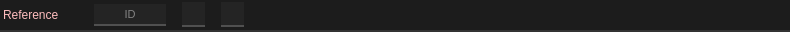
<?xml version="1.0" encoding="UTF-8"?>
<ui version="4.0">
 <class>Widget</class>
 <widget class="QWidget" name="Widget">
  <property name="geometry">
   <rect>
    <x>0</x>
    <y>0</y>
    <width>790</width>
    <height>32</height>
   </rect>
  </property>
  <property name="minimumSize">
   <size>
    <width>0</width>
    <height>0</height>
   </size>
  </property>
  <property name="maximumSize">
   <size>
    <width>16777215</width>
    <height>32</height>
   </size>
  </property>
  <property name="windowTitle">
   <string>Form</string>
  </property>
  <property name="styleSheet">
   <string notr="true">.QWidget {
    font: 580 10pt &quot;Segoe UI&quot;;
    border: 2px solid black;
    border-radius: 0px;
    border-left: 0px;
    border-right: 0px;
	border-top: 0px;
    border-color: rgba(50, 50, 50, 255);
    padding: 8px;
    padding-left: 6px;
    padding-right: 6px;
    color: #E3E3E3;
    background-color: #1C1C1C;
}

.QWidget::hover {
}
.QWidget::selected {
    background-color: #414956;
}</string>
  </property>
  <layout class="QVBoxLayout" name="verticalLayout">
   <property name="spacing">
    <number>0</number>
   </property>
   <property name="leftMargin">
    <number>0</number>
   </property>
   <property name="topMargin">
    <number>0</number>
   </property>
   <property name="rightMargin">
    <number>0</number>
   </property>
   <property name="bottomMargin">
    <number>0</number>
   </property>
   <item>
    <widget class="QFrame" name="frame">
     <property name="minimumSize">
      <size>
       <width>0</width>
       <height>32</height>
      </size>
     </property>
     <property name="maximumSize">
      <size>
       <width>16777215</width>
       <height>32</height>
      </size>
     </property>
     <property name="styleSheet">
      <string notr="true">.QFrame {
    font: 580 10pt &quot;Segoe UI&quot;;
    border: 2px solid black;
    border-radius: 0px;
    border-left: 0px;
    border-right: 0px;
	border-top: 0px;
    border-color: rgba(50, 50, 50, 255);
    color: #E3E3E3;
    background-color: #1C1C1C;
}

.QFrame::hover {
}
.QFrame::selected {
    background-color: #414956;
}</string>
     </property>
     <property name="frameShape">
      <enum>QFrame::StyledPanel</enum>
     </property>
     <property name="frameShadow">
      <enum>QFrame::Raised</enum>
     </property>
     <property name="lineWidth">
      <number>0</number>
     </property>
     <layout class="QHBoxLayout" name="horizontalLayout_2">
      <property name="spacing">
       <number>16</number>
      </property>
      <property name="leftMargin">
       <number>0</number>
      </property>
      <property name="topMargin">
       <number>0</number>
      </property>
      <property name="rightMargin">
       <number>0</number>
      </property>
      <property name="bottomMargin">
       <number>0</number>
      </property>
      <item>
       <layout class="QHBoxLayout" name="layout">
        <property name="sizeConstraint">
         <enum>QLayout::SetFixedSize</enum>
        </property>
        <item>
         <widget class="QLabel" name="property_class">
          <property name="sizePolicy">
           <sizepolicy hsizetype="Fixed" vsizetype="Preferred">
            <horstretch>0</horstretch>
            <verstretch>0</verstretch>
           </sizepolicy>
          </property>
          <property name="styleSheet">
           <string notr="true">border:0px;
background-color: rgba(255, 255, 255, 0);
font: 8pt &quot;Segoe UI&quot;;
padding-right: 16px;

color: rgb(255, 189, 190);</string>
          </property>
          <property name="text">
           <string>Reference</string>
          </property>
         </widget>
        </item>
        <item>
         <widget class="QLineEdit" name="reference_id">
          <property name="sizePolicy">
           <sizepolicy hsizetype="Minimum" vsizetype="Fixed">
            <horstretch>0</horstretch>
            <verstretch>0</verstretch>
           </sizepolicy>
          </property>
          <property name="maximumSize">
           <size>
            <width>72</width>
            <height>16777215</height>
           </size>
          </property>
          <property name="focusPolicy">
           <enum>Qt::NoFocus</enum>
          </property>
          <property name="styleSheet">
           <string notr="true">QLineEdit {
    font-size: 8pt;
    font-family: &quot;Segoe UI&quot;;
    border-top: 0px;
    border-left: 0px;
    border-right: 0px;
    border-bottom: 2px solid rgba(80, 80, 80, 255);
    border-radius: 0px;
    padding: 2px;
    color: #E3E3E3;
    background-color: #242424;
}

QLineEdit:focus {
    border-color: rgba(80, 80, 80, 255);
}

QLineEdit::selection {
    background-color: #414956;
    color: white;
}</string>
          </property>
          <property name="inputMethodHints">
           <set>Qt::ImhLatinOnly|Qt::ImhLowercaseOnly</set>
          </property>
          <property name="maxLength">
           <number>32</number>
          </property>
          <property name="alignment">
           <set>Qt::AlignCenter</set>
          </property>
          <property name="readOnly">
           <bool>true</bool>
          </property>
          <property name="placeholderText">
           <string>ID</string>
          </property>
         </widget>
        </item>
        <item>
         <widget class="QToolButton" name="reference_clear">
          <property name="enabled">
           <bool>true</bool>
          </property>
          <property name="focusPolicy">
           <enum>Qt::NoFocus</enum>
          </property>
          <property name="styleSheet">
           <string notr="true">QToolButton {
    border: 2px solid black;
    border-radius: 0px;
    border-color: rgba(80, 80, 80, 255);
border-left: None;
border-top: None;
border-right: None;
    padding: 2px;
    color: #E3E3E3;
    background-color: #242424;
height:16px;
width:16px;
}
QToolButton:hover {
    background-color: #414956;
    color: white;
}</string>
          </property>
          <property name="text">
           <string/>
          </property>
          <property name="icon">
           <iconset resource="../../../../../resources.qrc">
            <normaloff>:/icons/cancel_16dp_9D9D9D_FILL0_wght400_GRAD0_opsz20.svg</normaloff>:/icons/cancel_16dp_9D9D9D_FILL0_wght400_GRAD0_opsz20.svg</iconset>
          </property>
          <property name="iconSize">
           <size>
            <width>24</width>
            <height>24</height>
           </size>
          </property>
         </widget>
        </item>
        <item>
         <widget class="QToolButton" name="reference_search">
          <property name="enabled">
           <bool>true</bool>
          </property>
          <property name="focusPolicy">
           <enum>Qt::NoFocus</enum>
          </property>
          <property name="styleSheet">
           <string notr="true">QToolButton {
    border: 2px solid black;
    border-radius: 0px;
    border-color: rgba(80, 80, 80, 255);
border-left: None;
border-top: None;
border-right: None;
    padding: 2px;
    color: #E3E3E3;
    background-color: #242424;
height:16px;
width:16px;
}
QToolButton:hover {
    background-color: #414956;
    color: white;
}</string>
          </property>
          <property name="text">
           <string/>
          </property>
          <property name="icon">
           <iconset resource="../../../../../resources.qrc">
            <normaloff>:/icons/search_24dp_9D9D9D_FILL0_wght400_GRAD0_opsz24.svg</normaloff>:/icons/search_24dp_9D9D9D_FILL0_wght400_GRAD0_opsz24.svg</iconset>
          </property>
          <property name="iconSize">
           <size>
            <width>24</width>
            <height>24</height>
           </size>
          </property>
         </widget>
        </item>
        <item>
         <spacer name="horizontalSpacer">
          <property name="orientation">
           <enum>Qt::Horizontal</enum>
          </property>
          <property name="sizeHint" stdset="0">
           <size>
            <width>40</width>
            <height>20</height>
           </size>
          </property>
         </spacer>
        </item>
       </layout>
      </item>
     </layout>
    </widget>
   </item>
  </layout>
 </widget>
 <resources>
  <include location="../../../../../resources.qrc"/>
 </resources>
 <connections/>
</ui>
